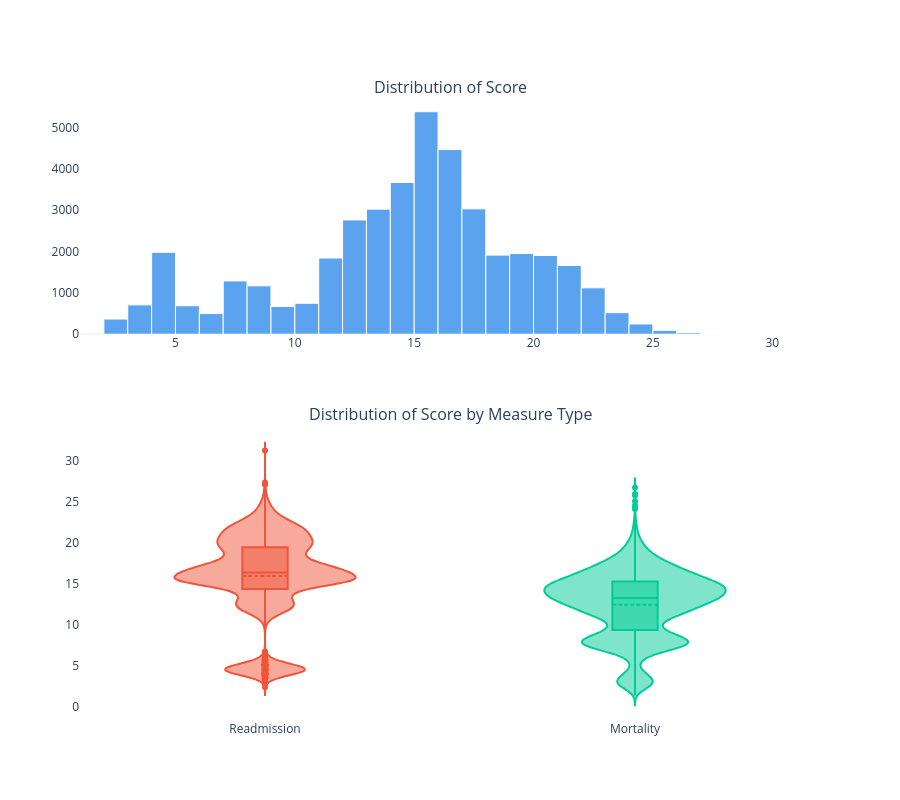

Notebook code cell kept with this figure:
### Markdown cell above
# Distribution of Scores by Measure Type

### Code cell
fig = make_subplots(rows=2, cols=1, row_heights=[0.8, 1],
                    specs=[[{"type":"xy"}],
                           [{"type":"xy"}]],
                    subplot_titles=['Distribution of Score', 'Distribution of Score by Measure Type'],
                    vertical_spacing=0.15)

fig.add_trace(go.Histogram(x=data['score'], 
                           xbins=dict(start=0, end=50, size=1), 
                           name='score',
                           marker=dict(color='#5BA3EF',
                                        line=dict(color='white', width=1)),
                           showlegend=False),row=1, col=1)


for types in data['measure_type'].unique():
        fig.add_trace(go.Violin(
            y=data[data['measure_type'] == types]['score'],
            name=types,
            box_visible = True, 
            meanline_visible = True,
            showlegend=False
        ), row=2, col=1)
fig.update_layout(height=800,
                  paper_bgcolor='white',
                  plot_bgcolor='rgba(0,0,0,0)')
fig.show()

### Figure 1 — Plotly figure (JSON) as saved in the notebook; plotly's stock layout.template omitted (floating-point values rounded to 4 significant figures; data arrays with more than 128 entries replaced by an {"elided": "..."} marker saying what was removed)
{"data": [{"marker": {"color": "#5BA3EF", "line": {"color": "white", "width": 1}}, "name": "score", "showlegend": false, "type": "histogram", "x": {"elided": "64764 float values"}, "xaxis": "x", "xbins": {"end": 50, "size": 1, "start": 0}, "yaxis": "y"}, {"box": {"visible": true}, "meanline": {"visible": true}, "name": "Readmission", "showlegend": false, "type": "violin", "xaxis": "x2", "y": {"elided": "37008 float values"}, "yaxis": "y2"}, {"box": {"visible": true}, "meanline": {"visible": true}, "name": "Mortality", "showlegend": false, "type": "violin", "xaxis": "x2", "y": {"elided": "27756 float values"}, "yaxis": "y2"}], "layout": {"annotations": [{"font": {"size": 16}, "showarrow": false, "text": "Distribution of Score", "x": 0.5, "xanchor": "center", "xref": "paper", "y": 1, "yanchor": "bottom", "yref": "paper"}, {"font": {"size": 16}, "showarrow": false, "text": "Distribution of Score by Measure Type", "x": 0.5, "xanchor": "center", "xref": "paper", "y": 0.4722, "yanchor": "bottom", "yref": "paper"}], "height": 800, "paper_bgcolor": "white", "plot_bgcolor": "rgba(0,0,0,0)", "xaxis": {"anchor": "y", "domain": [0, 1]}, "xaxis2": {"anchor": "y2", "domain": [0, 1]}, "yaxis": {"anchor": "x", "domain": [0.6222, 1]}, "yaxis2": {"anchor": "x2", "domain": [0, 0.4722]}}}
